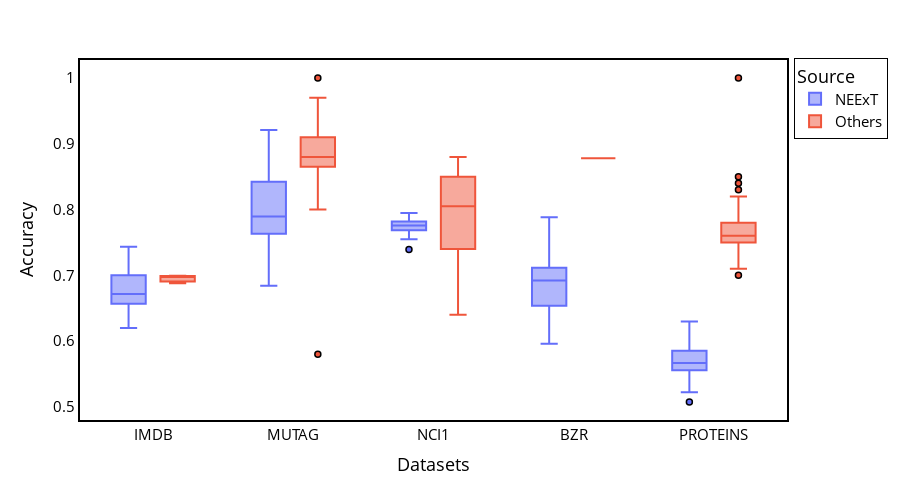

The notebook cell saved with this chart:
### Code cell
fig = px.box(data, x="Dataset", y="Accuracy", color="Source")

# Update figure layout
fig.update_layout(paper_bgcolor='white')
fig.update_layout(plot_bgcolor='white')
fig.update_yaxes(color='black')
fig.update_layout(
    yaxis = dict(
        title = "Accuracy",
        zeroline=True,
        showline = True,
        linecolor = 'black',
        mirror=True,
        linewidth = 2
    ),
    xaxis = dict(
        title = "Datasets",
        mirror=True,
        zeroline=True,
        showline = True,
        linecolor = 'black',
        linewidth = 2,
    ),
    width=900,
    height=500,
    font=dict(
    size=15,
    color="black")
        
)
fig.update_layout(showlegend=True)
fig.update_layout(legend=dict(
    yanchor="bottom",
    y=0.78,
    xanchor="left",
    x=1.01,
    bordercolor="Black",
    borderwidth=1
))



fig.update_xaxes(showgrid=False, gridwidth=0.5, gridcolor='#e3e1e1')
fig.update_yaxes(showgrid=False, gridwidth=0.5, gridcolor='grey')
fig.update_traces(marker_line_color='black', marker_line_width=1.5, opacity=1.0)



fig.show()

### Figure 1 — Plotly figure (JSON) as saved in the notebook; plotly's stock layout.template omitted (floating-point values rounded to 4 significant figures; data arrays with more than 128 entries replaced by an {"elided": "..."} marker saying what was removed)
{"data": [{"alignmentgroup": "True", "hovertemplate": "Source=NEExT<br>Dataset=%{x}<br>Accuracy=%{y}<extra></extra>", "legendgroup": "NEExT", "marker": {"color": "#636efa", "line": {"color": "black", "width": 1.5}}, "name": "NEExT", "notched": false, "offsetgroup": "NEExT", "opacity": 1, "orientation": "v", "showlegend": true, "type": "box", "x": {"elided": "250 str values"}, "x0": " ", "xaxis": "x", "y": {"elided": "250 float values"}, "y0": " ", "yaxis": "y"}, {"alignmentgroup": "True", "hovertemplate": "Source=Others<br>Dataset=%{x}<br>Accuracy=%{y}<extra></extra>", "legendgroup": "Others", "marker": {"color": "#EF553B", "line": {"color": "black", "width": 1.5}}, "name": "Others", "notched": false, "offsetgroup": "Others", "opacity": 1, "orientation": "v", "showlegend": true, "type": "box", "x": {"elided": "216 str values"}, "x0": " ", "xaxis": "x", "y": {"elided": "216 float values"}, "y0": " ", "yaxis": "y"}], "layout": {"boxmode": "group", "font": {"color": "black", "size": 15}, "height": 500, "legend": {"bordercolor": "Black", "borderwidth": 1, "title": {"text": "Source"}, "tracegroupgap": 0, "x": 1.01, "xanchor": "left", "y": 0.78, "yanchor": "bottom"}, "margin": {"t": 60}, "paper_bgcolor": "white", "plot_bgcolor": "white", "showlegend": true, "width": 900, "xaxis": {"anchor": "y", "autorange": true, "domain": [0, 1], "gridcolor": "#e3e1e1", "gridwidth": 0.5, "linecolor": "black", "linewidth": 2, "mirror": true, "range": [-0.5216, 4.522], "showgrid": false, "showline": true, "title": {"text": "Datasets"}, "type": "category", "zeroline": true}, "yaxis": {"anchor": "x", "autorange": true, "color": "black", "domain": [0, 1], "gridcolor": "grey", "gridwidth": 0.5, "linecolor": "black", "linewidth": 2, "mirror": true, "range": [0.48, 1.027], "showgrid": false, "showline": true, "title": {"text": "Accuracy"}, "type": "linear", "zeroline": true}}}
